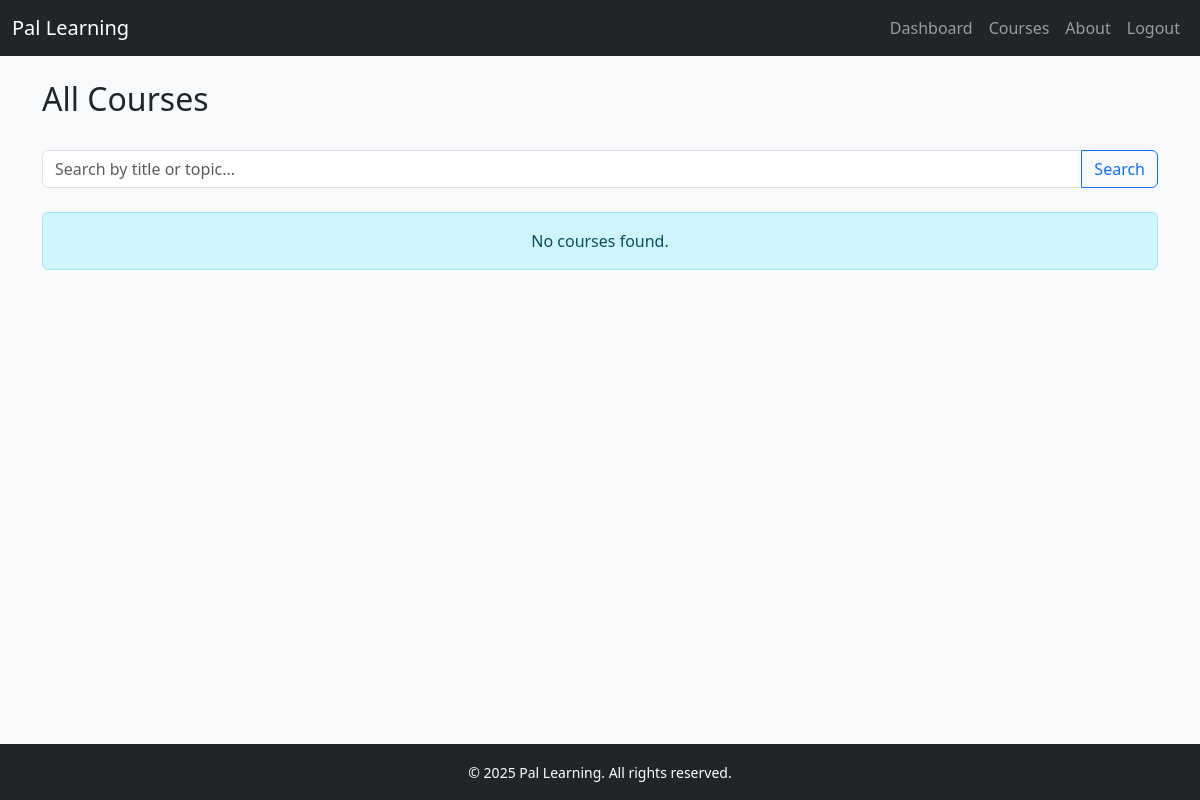
The page /courses/ (signed in) on the database as committed earlier.
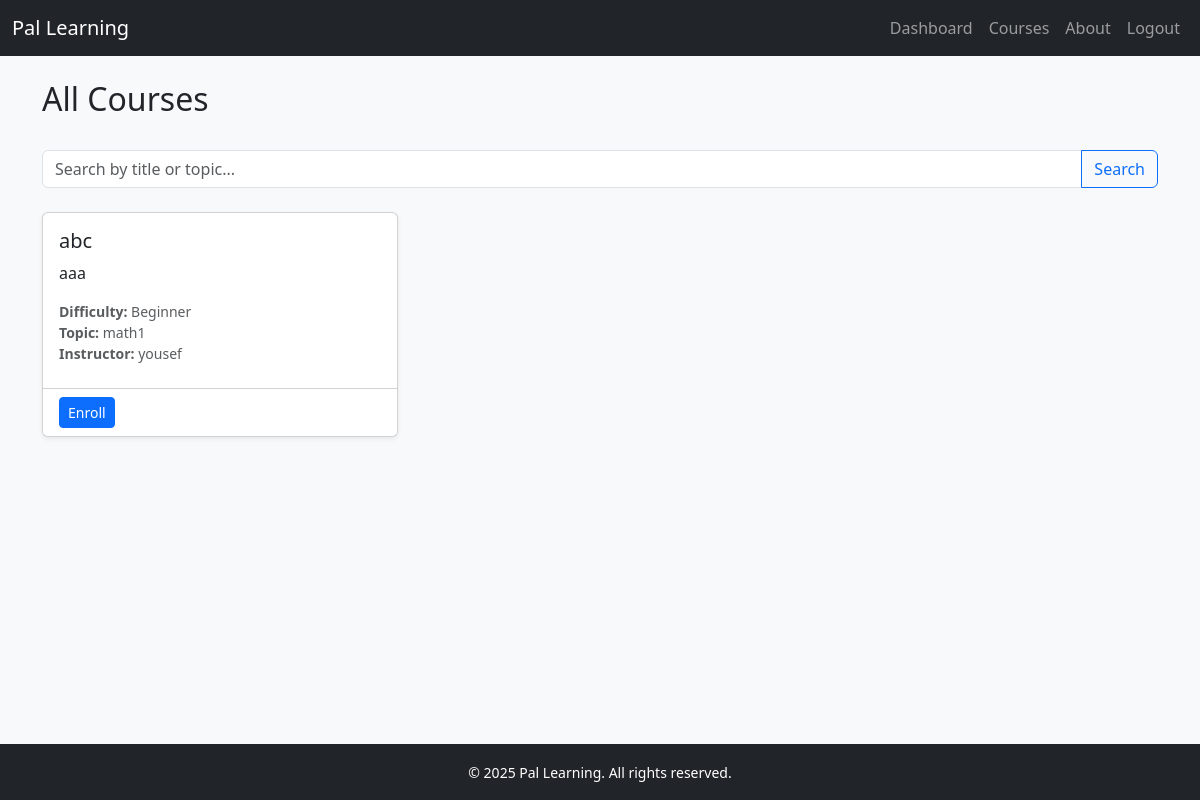
The same page on the database as committed later.
### pal_learning_app/models.py (models this page shows, shortened)
class Course(models.Model):
    BEGINNER     = 'beginner'
    INTERMEDIATE = 'intermediate'
    ADVANCED     = 'advanced'
    DIFFICULTY_CHOICES = [
        (BEGINNER,     'Beginner'),
        (INTERMEDIATE, 'Intermediate'),
        (ADVANCED,     'Advanced'),
    ]
    title        = models.CharField(max_length=255)
    description  = models.TextField(blank=True)
    topic        = models.CharField(max_length=100, blank=True)
    difficulty   = models.CharField(max_length=20, choices=DIFFICULTY_CHOICES, default=BEGINNER)
    instructor   = models.ForeignKey(settings.AUTH_USER_MODEL, on_delete=models.PROTECT, related_name='courses_taught')
    created_at   = models.DateTimeField(auto_now_add=True)
    updated_at   = models.DateTimeField(auto_now=True)

class CustomUser(AbstractUser):
    STUDENT    = 'student'
    INSTRUCTOR = 'instructor'
    ADMIN      = 'admin'
    ROLE_CHOICES = [
        (STUDENT,    'Student'),
        (INSTRUCTOR, 'Instructor'),
        (ADMIN,      'Admin'),
    ]
    objects = UserManager()
    email        = models.EmailField('email address', unique=True)
    role         = models.CharField(max_length=20, choices=ROLE_CHOICES, default=STUDENT)
    address      = models.CharField(max_length=255, blank=True)
    is_approved  = models.BooleanField(default=False)
    created_at   = models.DateTimeField(auto_now_add=True)
    updated_at   = models.DateTimeField(auto_now=True)
    USERNAME_FIELD = 'email'
    REQUIRED_FIELDS = []

### pal_learning_app/views.py (the view)
# urls.py: path('courses/',                          views.course_list,    name='course_list'),
@login_required
def course_list(request):
    q = request.GET.get('q', '').strip()
    courses = Course.objects.all()
    if q:
        courses = (
            courses.filter(title__icontains=q)
                   .union(courses.filter(topic__icontains=q))
        )
    for course in courses:
        course.is_enrolled = Enrollment.objects.filter(
            student=request.user,
            course=course,
            status=Enrollment.IN_PROGRESS
        ).exists()
        course.is_dropped = Enrollment.objects.filter(
            student=request.user,
            course=course,
            status=Enrollment.DROPPED
        ).exists()
    return render(request, 'course_list.html', {
        'courses': courses,
        'query':   q,
    })

### pal_learning_app/templates/course_list.html (shortened to what this page needs)
{% extends 'base.html' %}
{% block content %}
  <div class="d-flex justify-content-between align-items-center mb-4">
    <h2>All Courses</h2>
  </div>
  <form method="GET" class="input-group mb-4">
    <input type="text" name="q" class="form-control"
           placeholder="Search by title or topic..."
           value="{{ query }}">
    <button type="submit" class="btn btn-outline-primary">Search</button>
  </form>
  {% if courses %}
    <div class="row">
      {% for course in courses %}
        <div class="col-md-6 col-lg-4 mb-4">
          <div class="card h-100 shadow-sm d-flex flex-column">
            <div class="card-body">
              <h5 class="card-title">{{ course.title }}</h5>
              <p class="card-text">{{ course.description|truncatewords:20 }}</p>
              <p class="text-muted small mb-2">
                <strong>Difficulty:</strong> {{ course.get_difficulty_display }}<br>
                <strong>Topic:</strong> {{ course.topic }}<br>
                <strong>Instructor:</strong> {{ course.instructor.first_name }}
              </p>
            </div>
            <div class="card-footer bg-white mt-auto">
              {% if request.user.role == 'student' %}
                {% if course.is_enrolled %}
                  <span class="badge bg-success">Enrolled</span>
                  <a href="{% url 'course_detail' course.id %}"
                     class="btn btn-outline-primary btn-sm ms-2">
                    Continue
                  </a>
                {% else %}
                  <form method="post"
                        action="{% url 'enroll_course' course.id %}"
                        class="d-inline">
                    <button type="submit" class="btn btn-primary btn-sm">
                      Enroll
                    </button>
                  </form>
                {% endif %}
              {% else %}
                <a href="{% url 'course_detail' course.id %}"
                   class="btn btn-outline-primary btn-sm">
                  View
                </a>
              {% endif %}
            </div>
          </div>
        </div>
      {% endfor %}
    </div>
  {% else %}
    <div class="alert alert-info text-center">
      No courses found.
    </div>
  {% endif %}
{% endblock %}

Rows that differ between the two databases and show on the page:
added Course: title "abc", description "aaa", difficulty "Beginner", topic "math1", instructor.first_name "yousef", shows "Enroll"
Other text that changed with them:
text no longer shown: "No courses found."
